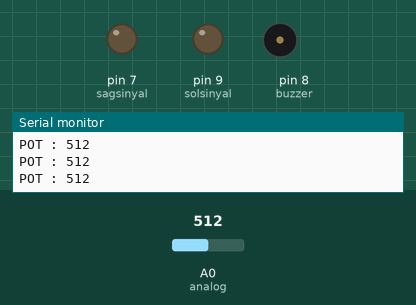
Bench run of a sketch on a simulated Arduino Uno, built with avr-gcc and run on an emulated ATmega328P. Shown: output pins drawn as LEDs (lit = HIGH), buzzer (waves = sounding, pin HIGH), the last lines printed to the serial monitor. Dashed ring = blinking. Inputs (shaded band) come from the test bench; at power-on: A0 (analog) = 512.

Above: at 1.2 s.
1.3 s: A0 (analog) set to 415
2.8 s: A0 (analog) set to 391
At 3.2 s:
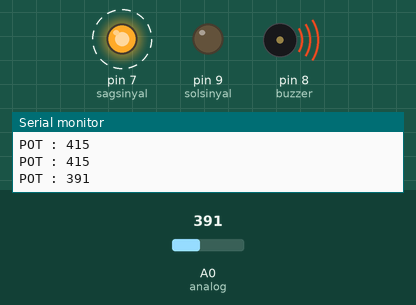
5.8 s: A0 (analog) set to 634
At 6.2 s:
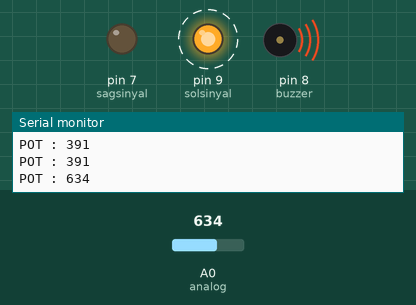
8.8 s: A0 (analog) set to 617
At 9.3 s:
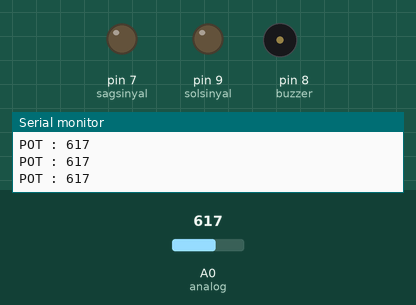
10.3 s: A0 (analog) set to 716
At 10.7 s:
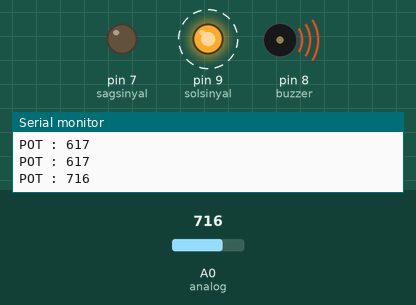
Timing chart, 0 to 14.3 s (numbered marks = the images above; inputs shaded):
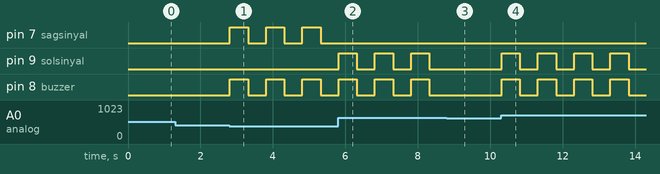

Measured:
- the behaviour switches between 400 and 399 on A0 (analog) (found by bisection; images 0 and 1)
- the behaviour switches between 625 and 624 on A0 (analog) (found by bisection; images 2 and 3)
- after the input at 2.8 s, pin 7 (sagsinyal), pin 8 (buzzer): alternates HIGH for 0.50 s and LOW for 0.50 s, starting at once
- after the input at 5.8 s, pin 7 (sagsinyal): stops changing and stays LOW; pin 9 (solsinyal): alternates HIGH for 0.50 s and LOW for 0.50 s, starting at once
- after the input at 8.8 s, pin 9 (solsinyal), pin 8 (buzzer): stays LOW (without the input it goes to HIGH after 0.02 s)
- after the input at 10.3 s, pin 9 (solsinyal), pin 8 (buzzer): alternates HIGH for 0.50 s and LOW for 0.50 s, starting at once

The sketch:

sinyal.ino
```cpp
int analog = 0;
int solsinyal = 9;
int sagsinyal = 7;
int buzzer = 8;

void setup()
{
  Serial.begin(9600);
  pinMode(solsinyal, OUTPUT);
  pinMode(sagsinyal, OUTPUT);
  pinMode(buzzer, OUTPUT);
}

void loop()
{

  int potdeger;
  potdeger = analogRead(analog);
  Serial.print("POT : ");
  Serial.println(potdeger);

  if (potdeger > 624 && potdeger < 1023)
  {
    digitalWrite(solsinyal, HIGH);
    digitalWrite(buzzer, HIGH);
    delay(500);
    digitalWrite(solsinyal, LOW);
    digitalWrite(buzzer, LOW);
    delay(500);

  }
  if (potdeger > 0 && potdeger < 400)
  {
    digitalWrite(sagsinyal, HIGH);
    digitalWrite(buzzer, HIGH);
    delay(500);
    digitalWrite(sagsinyal, LOW);
    digitalWrite(buzzer, LOW);
    delay(500);
  }

}
```
